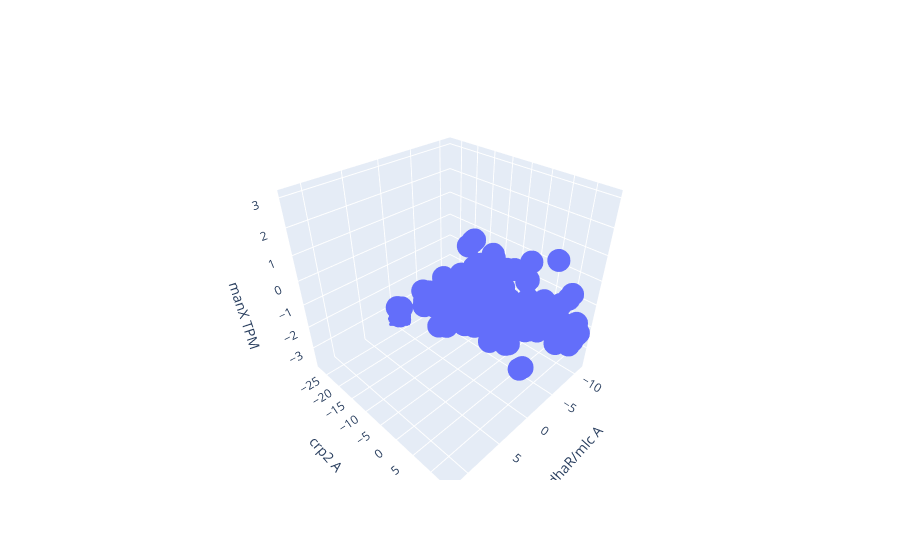

Notebook cell for this chart:
### Markdown cell above
# manX - Crp-2, DhaR/Mlc

### Code cell
im_cur2 = 'DhaR/Mlc'
x = ica_data.A.loc[im_cur2]
im_cur = 'Crp-2'
y = ica_data.A.loc[im_cur]
gene_cur = 'b1817' #manX
z = ica_data.X.loc[gene_cur]

# Create 3D scatter plot
fig = go.Figure(data=[go.Scatter3d(x=x, y=y, z=z, mode='markers')])

# Add axis labels
fig.update_layout(scene=dict(xaxis_title='dhaR/mlc A',
                             yaxis_title='crp2 A',
                             zaxis_title='manX TPM'))

# Show plot
fig.show()

### Figure 1 — Plotly figure (JSON) as saved in the notebook; plotly's stock layout.template omitted (floating-point values rounded to 4 significant figures; data arrays with more than 128 entries replaced by an {"elided": "..."} marker saying what was removed)
{"data": [{"mode": "markers", "type": "scatter3d", "x": {"elided": "278 float values"}, "y": {"elided": "278 float values"}, "z": {"elided": "278 float values"}}], "layout": {"scene": {"xaxis": {"title": {"text": "dhaR/mlc A"}}, "yaxis": {"title": {"text": "crp2 A"}}, "zaxis": {"title": {"text": "manX TPM"}}}}}
